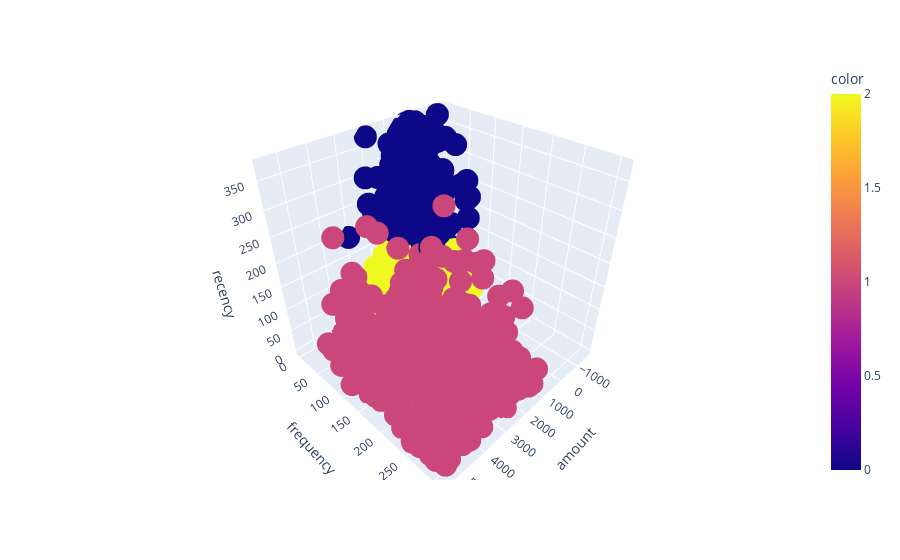

This figure's notebook cell:
### Code cell
import plotly.express as px

fig = px.scatter_3d(grouped_df, x='amount', y='frequency', z='recency',color=labels)

fig.show()

### Figure 1 — Plotly figure (JSON) as saved in the notebook; plotly's stock layout.template omitted (floating-point values rounded to 4 significant figures; data arrays with more than 128 entries replaced by an {"elided": "..."} marker saying what was removed)
{"data": [{"hovertemplate": "amount=%{x}<br>frequency=%{y}<br>recency=%{z}<br>color=%{marker.color}<extra></extra>", "legendgroup": "", "marker": {"color": {"elided": "4030 int values"}, "coloraxis": "coloraxis", "symbol": "circle"}, "mode": "markers", "name": "", "scene": "scene", "showlegend": false, "type": "scatter3d", "x": {"elided": "4030 float values"}, "y": {"elided": "4030 int values"}, "z": {"elided": "4030 int values"}}], "layout": {"coloraxis": {"colorbar": {"title": {"text": "color"}}, "colorscale": [[0, "#0d0887"], [0.1111, "#46039f"], [0.2222, "#7201a8"], [0.3333, "#9c179e"], [0.4444, "#bd3786"], [0.5556, "#d8576b"], [0.6667, "#ed7953"], [0.7778, "#fb9f3a"], [0.8889, "#fdca26"], [1, "#f0f921"]]}, "legend": {"tracegroupgap": 0}, "margin": {"t": 60}, "scene": {"domain": {"x": [0, 1], "y": [0, 1]}, "xaxis": {"title": {"text": "amount"}}, "yaxis": {"title": {"text": "frequency"}}, "zaxis": {"title": {"text": "recency"}}}}}
